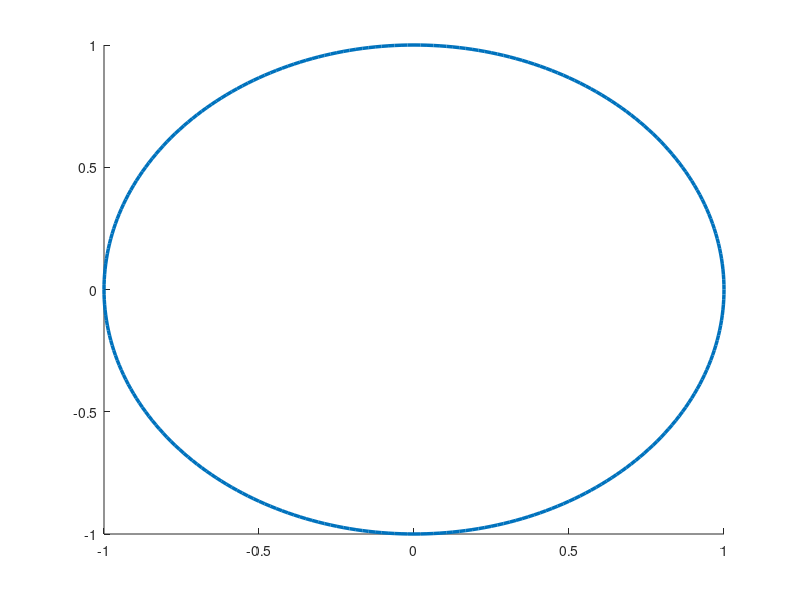

Source code (MATLAB):
function h=ellipse(ra,rb,ang,x0,y0,C,Nb)
% Ellipse adds ellipses to the current plot
%
% ELLIPSE(ra,rb,ang,x0,y0) adds an ellipse with semimajor axis of ra,
% a semimajor axis of radius rb, a semimajor axis of ang, centered at
% the point x0,y0.
%
% The length of ra, rb, and ang should be the same. 
% If ra is a vector of length L and x0,y0 scalars, L ellipses
% are added at point x0,y0.
% If ra is a scalar and x0,y0 vectors of length M, M ellipse are with the same 
% radii are added at the points x0,y0.
% If ra, x0, y0 are vectors of the same length L=M, M ellipses are added.
% If ra is a vector of length L and x0, y0 are  vectors of length
% M~=L, L*M ellipses are added, at each point x0,y0, L ellipses of radius ra.
%
% ELLIPSE(ra,rb,ang,x0,y0,C)
% adds ellipses of color C. C may be a string ('r','b',...) or the RGB value. 
% If no color is specified, it makes automatic use of the colors specified by 
% the axes ColorOrder property. For several circles C may be a vector.
%
% ELLIPSE(ra,rb,ang,x0,y0,C,Nb), Nb specifies the number of points
% used to draw the ellipse. The default value is 300. Nb may be used
% for each ellipse individually.
%
% h=ELLIPSE(...) returns the handles to the ellipses.
%
% as a sample of how ellipse works, the following produces a red ellipse
% tipped up at a 45 deg axis from the x axis
% ellipse(1,2,pi/8,1,1,'r')
%
% note that if ra=rb, ELLIPSE plots a circle
%

% written by D.G. Long, Brigham Young University, based on the
% CIRCLES.m original 
% written by Peter Blattner, Institute of Microtechnology, University of 
% Neuchatel, Switzerland, blattner@imt.unine.ch


% Check the number of input arguments 

if nargin<1,
  ra=[];
end;
if nargin<2,
  rb=[];
end;
if nargin<3,
  ang=[];
end;

%if nargin==1,
%  error('Not enough arguments');
%end;

if nargin<5,
  x0=[];
  y0=[];
end;
 
if nargin<6,
  C=[];
end

if nargin<7,
  Nb=[];
end

% set up the default values

if isempty(ra),ra=1;end;
if isempty(rb),rb=1;end;
if isempty(ang),ang=0;end;
if isempty(x0),x0=0;end;
if isempty(y0),y0=0;end;
if isempty(Nb),Nb=300;end;
if isempty(C),C=get(gca,'colororder');end;

% work on the variable sizes

x0=x0(:);
y0=y0(:);
ra=ra(:);
rb=rb(:);
ang=ang(:);
Nb=Nb(:);

if isstr(C),C=C(:);end;

if length(ra)~=length(rb),
  error('length(ra)~=length(rb)');
end;
if length(x0)~=length(y0),
  error('length(x0)~=length(y0)');
end;

% how many inscribed elllipses are plotted

if length(ra)~=length(x0)
  maxk=length(ra)*length(x0);
else
  maxk=length(ra);
end;

% drawing loop

for k=1:maxk
  
  if length(x0)==1
    xpos=x0;
    ypos=y0;
    radm=ra(k);
    radn=rb(k);
    if length(ang)==1
      an=ang;
    else
      an=ang(k);
    end;
  elseif length(ra)==1
    xpos=x0(k);
    ypos=y0(k);
    radm=ra;
    radn=rb;
    an=ang;
  elseif length(x0)==length(ra)
    xpos=x0(k);
    ypos=y0(k);
    radm=ra(k);
    radn=rb(k);
    an=ang(k)
  else
    rada=ra(fix((k-1)/size(x0,1))+1);
    radb=rb(fix((k-1)/size(x0,1))+1);
    an=ang(fix((k-1)/size(x0,1))+1);
    xpos=x0(rem(k-1,size(x0,1))+1);
    ypos=y0(rem(k-1,size(y0,1))+1);
  end;

  co=cos(an);
  si=sin(an);
  the=linspace(0,2*pi,Nb(rem(k-1,size(Nb,1))+1,:)+1);
%  x=radm*cos(the)*co-si*radn*sin(the)+xpos;
%  y=radm*cos(the)*si+co*radn*sin(the)+ypos;
  h(k)=line(radm*cos(the)*co-si*radn*sin(the)+xpos,radm*cos(the)*si+co*radn*sin(the)+ypos, 'linewidth', 2.5);
  set(h(k),'color',C(rem(k-1,size(C,1))+1,:));

end;
